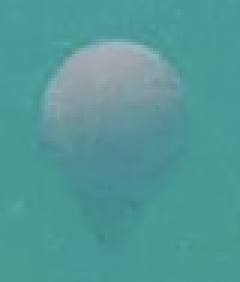
#> input picture somi/red.jpg, 80 x 94 px (shown 3 times larger)
$ python run.py red.jpg   (Python 2 division)   (older library calls are emulated)
#> lines starting #> are read from the running program, lines starting #| are printed output that depends on the picture
### somi/util.py
import cv2
from numpy import math, hstack

import numpy as np


class FileVideoCapture(object):

	def __init__(self, path):
		self.path = path
		self.frame = 1

	def isOpened(self):
		im = cv2.imread(self.path.format(self.frame))
		return im != None

	# [12 lines left out: functions read, squeeze_pts, not called in this run]

def array_to_int_tuple(X):
	return (int(X[0]), int(X[1]))

def L2norm(X):
	return np.sqrt((X ** 2).sum(axis=1))

current_pos = None
tl = None
br = None

def get_rect(im, title='get_rect'):
	mouse_params = {'tl': None, 'br': None, 'current_pos': None,
		'released_once': False}

	cv2.namedWindow(title)
	cv2.moveWindow(title, 100, 100)

	# [12 lines left out: function onMouse, not called in this run]

	cv2.setMouseCallback(title, onMouse, mouse_params)
	cv2.imshow(title, im)

	while mouse_params['br'] is None:
		im_draw = np.copy(im)

		if mouse_params['tl'] is not None:
			cv2.rectangle(im_draw, mouse_params['tl'],
				mouse_params['current_pos'], (255, 0, 0))

		cv2.imshow(title, im_draw)
		_ = cv2.waitKey(10)

	cv2.destroyWindow(title)

	tl = (min(mouse_params['tl'][0], mouse_params['br'][0]),
		min(mouse_params['tl'][1], mouse_params['br'][1]))
	br = (max(mouse_params['tl'][0], mouse_params['br'][0]),
		max(mouse_params['tl'][1], mouse_params['br'][1]))

	return (tl, br)

# [15 lines left out: function in_rect, not called in this run]

def keypoints_cv_to_np(keypoints_cv):
	keypoints = np.array([k.pt for k in keypoints_cv])
	return keypoints

# [87 lines left out: functions find_nearest_keypoints, draw_keypoints, track, rotate, br, bb2pts, not called in this run]

### somi/run.py
#!/usr/bin/env python

import argparse
import cv2
from numpy import empty, nan
import os
import sys
import time

import CMT
import numpy as np
import util


CMT = CMT.CMT()

parser = argparse.ArgumentParser(description='Track an object.')

parser.add_argument('inputpath', nargs='?', help='The input path.')
parser.add_argument('--challenge', dest='challenge', action='store_true', help='Enter challenge mode.')
parser.add_argument('--preview', dest='preview', action='store_const', const=True, default=None, help='Force preview')
parser.add_argument('--no-preview', dest='preview', action='store_const', const=False, default=None, help='Disable preview')
parser.add_argument('--no-scale', dest='estimate_scale', action='store_false', help='Disable scale estimation')
parser.add_argument('--with-rotation', dest='estimate_rotation', action='store_true', help='Enable rotation estimation')
parser.add_argument('--bbox', dest='bbox', help='Specify initial bounding box.')
parser.add_argument('--pause', dest='pause', action='store_true', help='Pause after every frame and wait for any key.')
parser.add_argument('--output-dir', dest='output', help='Specify a directory for output data.')
parser.add_argument('--quiet', dest='quiet', action='store_true', help='Do not show graphical output (Useful in combination with --output-dir ).')
parser.add_argument('--skip', dest='skip', action='store', default=None, help='Skip the first n frames', type=int)

args = parser.parse_args()

CMT.estimate_scale = args.estimate_scale
CMT.estimate_rotation = args.estimate_rotation

if args.pause:
	pause_time = 0
else:
	pause_time = 10

if args.output is not None:
	if not os.path.exists(args.output):
		os.mkdir(args.output)
	elif not os.path.isdir(args.output):
		raise Exception(args.output + ' exists, but is not a directory')

if args.challenge:
	with open('images.txt') as f:
		images = [line.strip() for line in f]

	init_region = np.genfromtxt('region.txt', delimiter=',')
	num_frames = len(images)

	results = empty((num_frames, 4))
	results[:] = nan

	results[0, :] = init_region

	frame = 0

	im0 = cv2.imread(images[frame])
	im_gray0 = cv2.cvtColor(im0, cv2.COLOR_BGR2GRAY)
	im_draw = np.copy(im0)

	tl, br = (util.array_to_int_tuple(init_region[:2]), util.array_to_int_tuple(init_region[:2] + init_region[2:4] - 1))

	try:
		CMT.initialise(im_gray0, tl, br)
		while frame < num_frames:
			im = cv2.imread(images[frame])
			im_gray = cv2.cvtColor(im, cv2.COLOR_BGR2GRAY)
			CMT.process_frame(im_gray)
			results[frame, :] = CMT.bb

			# Advance frame number
			frame += 1
	except:
		pass  # Swallow errors

	np.savetxt('output.txt', results, delimiter=',')

else:
	# Clean up
	cv2.destroyAllWindows()

	preview = args.preview

	if args.inputpath is not None:

		# If a path to a file was given, assume it is a single video file
		print('Here')
        if os.path.isfile(args.inputpath):
			cap = cv2.VideoCapture(args.inputpath)

			#Skip first frames if required
			if args.skip is not None:
				cap.set(cv2.cv.CV_CAP_PROP_POS_FRAMES, args.skip)


		# Otherwise assume it is a format string for reading images
		else:
			cap = util.FileVideoCapture(args.inputpath)

			#Skip first frames if required
			if args.skip is not None:
				cap.frame = 1 + args.skip

		# By default do not show preview in both cases
		if preview is None:
			preview = False

	else:
		# If no input path was specified, open camera device
		cap = cv2.VideoCapture(0)
		if preview is None:
			preview = True

	# Check if videocapture is working
	if not cap.isOpened():
		print( 'Unable to open video input.')
		sys.exit(1)

	while preview:
		status, im = cap.read()
		cv2.imshow('Preview', im)
		k = cv2.waitKey(10)
		if not k == -1:
			break

	# Read first frame
	status, im0 = cap.read()
#> im0 is the input picture: shape (94, 80, 3); mean B, G, R 151.9, 152.6, 82.1
	im_gray0 = cv2.cvtColor(im0, cv2.COLOR_BGR2GRAY)
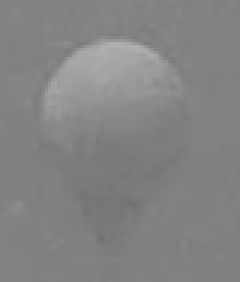
#> im_gray0: shape (94, 80) (shown 3 times larger); min 113, max 176, mean 131.4
	im_draw = np.copy(im0)

	if args.bbox is not None:
		# Try to disassemble user specified bounding box
		values = args.bbox.split(',')
		try:
			values = [int(v) for v in values]
		except:
			raise Exception('Unable to parse bounding box')
		if len(values) != 4:
			raise Exception('Bounding box must have exactly 4 elements')
		bbox = np.array(values)

		# Convert to point representation, adding singleton dimension
		bbox = util.bb2pts(bbox[None, :])

		# Squeeze
		bbox = bbox[0, :]

		tl = bbox[:2]
		br = bbox[2:4]
	else:
		# Get rectangle input from user
		(tl, br) = util.get_rect(im_draw)
#> (key Esc is pressed here)

	print( 'using', tl, br, 'as init bb')


	CMT.initialise(im_gray0, tl, br)

	frame = 1
	while True:
		# Read image
		status, im = cap.read()
		if not status:
			break
		im_gray = cv2.cvtColor(im, cv2.COLOR_BGR2GRAY)
		im_draw = np.copy(im)

		tic = time.time()
		CMT.process_frame(im_gray)
		toc = time.time()

		# Display results

		# Draw updated estimate
		if CMT.has_result:

			cv2.line(im_draw, CMT.tl, CMT.tr, (255, 0, 0), 4)
			cv2.line(im_draw, CMT.tr, CMT.br, (255, 0, 0), 4)
			cv2.line(im_draw, CMT.br, CMT.bl, (255, 0, 0), 4)
			cv2.line(im_draw, CMT.bl, CMT.tl, (255, 0, 0), 4)

		util.draw_keypoints(CMT.tracked_keypoints, im_draw, (255, 255, 255))
		# this is from simplescale
		util.draw_keypoints(CMT.votes[:, :2], im_draw)  # blue
		util.draw_keypoints(CMT.outliers[:, :2], im_draw, (0, 0, 255))

		if args.output is not None:
			# Original image
			cv2.imwrite('{0}/input_{1:08d}.png'.format(args.output, frame), im)
			# Output image
			cv2.imwrite('{0}/output_{1:08d}.png'.format(args.output, frame), im_draw)

			# Keypoints
			with open('{0}/keypoints_{1:08d}.csv'.format(args.output, frame), 'w') as f:
				f.write('x y\n')
				np.savetxt(f, CMT.tracked_keypoints[:, :2], fmt='%.2f')

			# Outlier
			with open('{0}/outliers_{1:08d}.csv'.format(args.output, frame), 'w') as f:
				f.write('x y\n')
				np.savetxt(f, CMT.outliers, fmt='%.2f')

			# Votes
			with open('{0}/votes_{1:08d}.csv'.format(args.output, frame), 'w') as f:
				f.write('x y\n')
				np.savetxt(f, CMT.votes, fmt='%.2f')

			# Bounding box
			with open('{0}/bbox_{1:08d}.csv'.format(args.output, frame), 'w') as f:
				f.write('x y\n')
				# Duplicate entry tl is not a mistake, as it is used as a drawing instruction
				np.savetxt(f, np.array((CMT.tl, CMT.tr, CMT.br, CMT.bl, CMT.tl)), fmt='%.2f')

		if not args.quiet:
			cv2.imshow('main', im_draw)

			# Check key input
			k = cv2.waitKey(pause_time)
			key = chr(k & 255)
			if key == 'q':
				break
			if key == 'd':
				import ipdb; ipdb.set_trace()

		# Remember image
		im_prev = im_gray

		# Advance frame number
		frame += 1

		print( '{5:04d}: center: {0:.2f},{1:.2f} scale: {2:.2f}, active: {3:03d}, {4:04.0f}ms'.format(CMT.center[0], CMT.center[1], CMT.scale_estimate, CMT.active_keypoints.shape[0], 1000 * (toc - tic), frame))
